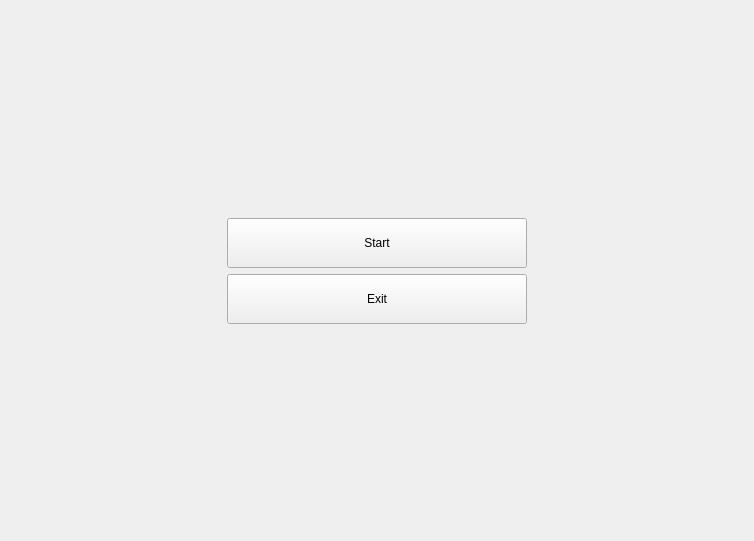
<?xml version="1.0" encoding="UTF-8"?>
<ui version="4.0">
 <class>Menu</class>
 <widget class="QWidget" name="Menu">
  <property name="geometry">
   <rect>
    <x>0</x>
    <y>0</y>
    <width>754</width>
    <height>541</height>
   </rect>
  </property>
  <property name="windowTitle">
   <string>Form</string>
  </property>
  <layout class="QGridLayout" name="gridLayout_2">
   <item row="0" column="1">
    <spacer name="verticalSpacer_2">
     <property name="orientation">
      <enum>Qt::Vertical</enum>
     </property>
     <property name="sizeHint" stdset="0">
      <size>
       <width>20</width>
       <height>200</height>
      </size>
     </property>
    </spacer>
   </item>
   <item row="3" column="1">
    <spacer name="verticalSpacer">
     <property name="orientation">
      <enum>Qt::Vertical</enum>
     </property>
     <property name="sizeHint" stdset="0">
      <size>
       <width>20</width>
       <height>40</height>
      </size>
     </property>
    </spacer>
   </item>
   <item row="1" column="0">
    <spacer name="horizontalSpacer">
     <property name="orientation">
      <enum>Qt::Horizontal</enum>
     </property>
     <property name="sizeHint" stdset="0">
      <size>
       <width>40</width>
       <height>20</height>
      </size>
     </property>
    </spacer>
   </item>
   <item row="1" column="1">
    <widget class="QPushButton" name="but_start">
     <property name="minimumSize">
      <size>
       <width>300</width>
       <height>50</height>
      </size>
     </property>
     <property name="text">
      <string>Start</string>
     </property>
    </widget>
   </item>
   <item row="1" column="2">
    <spacer name="horizontalSpacer_2">
     <property name="orientation">
      <enum>Qt::Horizontal</enum>
     </property>
     <property name="sizeHint" stdset="0">
      <size>
       <width>40</width>
       <height>20</height>
      </size>
     </property>
    </spacer>
   </item>
   <item row="2" column="1">
    <widget class="QPushButton" name="but_exit">
     <property name="minimumSize">
      <size>
       <width>300</width>
       <height>50</height>
      </size>
     </property>
     <property name="text">
      <string>Exit</string>
     </property>
    </widget>
   </item>
  </layout>
 </widget>
 <resources/>
 <connections/>
</ui>
